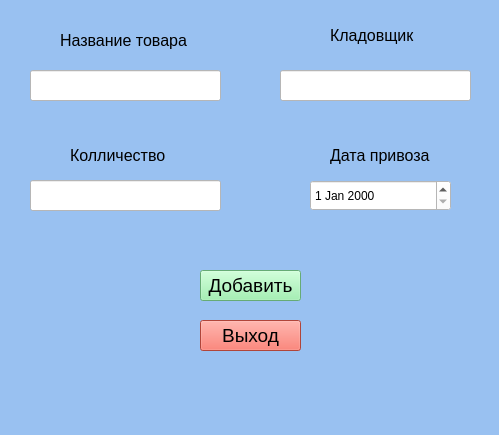
<?xml version="1.0" encoding="UTF-8"?>
<ui version="4.0">
 <class>MainWindow</class>
 <widget class="QMainWindow" name="MainWindow">
  <property name="geometry">
   <rect>
    <x>0</x>
    <y>0</y>
    <width>499</width>
    <height>435</height>
   </rect>
  </property>
  <property name="windowTitle">
   <string>MainWindow</string>
  </property>
  <property name="styleSheet">
   <string notr="true">background-color: rgb(153, 193, 241);</string>
  </property>
  <widget class="QWidget" name="centralwidget">
   <widget class="QLabel" name="label">
    <property name="geometry">
     <rect>
      <x>60</x>
      <y>30</y>
      <width>141</width>
      <height>21</height>
     </rect>
    </property>
    <property name="font">
     <font>
      <pointsize>12</pointsize>
     </font>
    </property>
    <property name="text">
     <string>Название товара</string>
    </property>
   </widget>
   <widget class="QLineEdit" name="lineEdit_name">
    <property name="geometry">
     <rect>
      <x>30</x>
      <y>70</y>
      <width>191</width>
      <height>31</height>
     </rect>
    </property>
    <property name="styleSheet">
     <string notr="true">background-color: rgb(255, 255, 255);</string>
    </property>
   </widget>
   <widget class="QLabel" name="label_2">
    <property name="geometry">
     <rect>
      <x>70</x>
      <y>140</y>
      <width>101</width>
      <height>31</height>
     </rect>
    </property>
    <property name="font">
     <font>
      <pointsize>12</pointsize>
     </font>
    </property>
    <property name="text">
     <string>Колличество</string>
    </property>
   </widget>
   <widget class="QLineEdit" name="lineEdit_quant">
    <property name="geometry">
     <rect>
      <x>30</x>
      <y>180</y>
      <width>191</width>
      <height>31</height>
     </rect>
    </property>
    <property name="styleSheet">
     <string notr="true">background-color: rgb(255, 255, 255);</string>
    </property>
   </widget>
   <widget class="QLabel" name="label_3">
    <property name="geometry">
     <rect>
      <x>330</x>
      <y>140</y>
      <width>111</width>
      <height>31</height>
     </rect>
    </property>
    <property name="font">
     <font>
      <pointsize>12</pointsize>
     </font>
    </property>
    <property name="text">
     <string>Дата привоза</string>
    </property>
   </widget>
   <widget class="QLabel" name="label_4">
    <property name="geometry">
     <rect>
      <x>330</x>
      <y>20</y>
      <width>91</width>
      <height>31</height>
     </rect>
    </property>
    <property name="font">
     <font>
      <pointsize>12</pointsize>
     </font>
    </property>
    <property name="text">
     <string>Кладовщик</string>
    </property>
   </widget>
   <widget class="QLineEdit" name="lineEdit_klad">
    <property name="geometry">
     <rect>
      <x>280</x>
      <y>70</y>
      <width>191</width>
      <height>31</height>
     </rect>
    </property>
    <property name="styleSheet">
     <string notr="true">background-color: rgb(255, 255, 255);</string>
    </property>
   </widget>
   <widget class="QPushButton" name="pushButton_tovar">
    <property name="geometry">
     <rect>
      <x>200</x>
      <y>270</y>
      <width>101</width>
      <height>31</height>
     </rect>
    </property>
    <property name="font">
     <font>
      <pointsize>14</pointsize>
     </font>
    </property>
    <property name="styleSheet">
     <string notr="true">background-color: rgb(143, 240, 164);</string>
    </property>
    <property name="text">
     <string>Добавить</string>
    </property>
   </widget>
   <widget class="QPushButton" name="pushButton_exit">
    <property name="geometry">
     <rect>
      <x>200</x>
      <y>320</y>
      <width>101</width>
      <height>31</height>
     </rect>
    </property>
    <property name="font">
     <font>
      <pointsize>14</pointsize>
     </font>
    </property>
    <property name="styleSheet">
     <string notr="true">background-color: rgb(246, 97, 81);</string>
    </property>
    <property name="text">
     <string>Выход</string>
    </property>
   </widget>
   <widget class="QDateEdit" name="dateEdit">
    <property name="geometry">
     <rect>
      <x>310</x>
      <y>180</y>
      <width>141</width>
      <height>31</height>
     </rect>
    </property>
    <property name="styleSheet">
     <string notr="true">background-color: rgb(255, 255, 255);</string>
    </property>
   </widget>
  </widget>
  <widget class="QMenuBar" name="menubar">
   <property name="geometry">
    <rect>
     <x>0</x>
     <y>0</y>
     <width>499</width>
     <height>23</height>
    </rect>
   </property>
  </widget>
  <widget class="QStatusBar" name="statusbar"/>
 </widget>
 <resources/>
 <connections/>
</ui>
